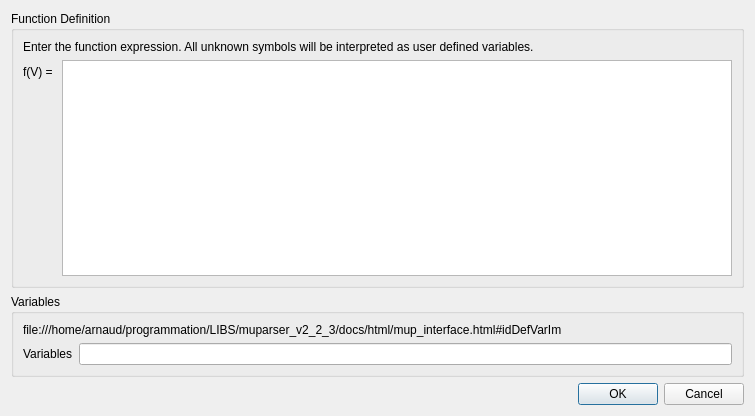
<?xml version="1.0" encoding="UTF-8"?>
<ui version="4.0">
 <class>NewFunctionDialog</class>
 <widget class="QDialog" name="NewFunctionDialog">
  <property name="geometry">
   <rect>
    <x>0</x>
    <y>0</y>
    <width>755</width>
    <height>416</height>
   </rect>
  </property>
  <property name="windowTitle">
   <string>Dialog</string>
  </property>
  <layout class="QGridLayout" name="gridLayout">
   <item row="0" column="0">
    <widget class="QGroupBox" name="groupBox">
     <property name="title">
      <string>Function Definition</string>
     </property>
     <layout class="QFormLayout" name="formLayout_2">
      <item row="2" column="0">
       <widget class="QLabel" name="label">
        <property name="text">
         <string>f(V) = </string>
        </property>
       </widget>
      </item>
      <item row="1" column="0" colspan="2">
       <widget class="QLabel" name="label_3">
        <property name="text">
         <string>Enter the function expression. All unknown symbols will be interpreted as user defined variables.</string>
        </property>
       </widget>
      </item>
      <item row="2" column="1">
       <widget class="QTextEdit" name="textEdit"/>
      </item>
     </layout>
    </widget>
   </item>
   <item row="1" column="0">
    <widget class="QGroupBox" name="groupBox_2">
     <property name="title">
      <string>Variables</string>
     </property>
     <layout class="QFormLayout" name="formLayout_3">
      <property name="fieldGrowthPolicy">
       <enum>QFormLayout::AllNonFixedFieldsGrow</enum>
      </property>
      <item row="0" column="0" colspan="2">
       <widget class="QLabel" name="label_4">
        <property name="text">
         <string>file:///home/arnaud/programmation/LIBS/muparser_v2_2_3/docs/html/mup_interface.html#idDefVarIm</string>
        </property>
       </widget>
      </item>
      <item row="1" column="0">
       <widget class="QLabel" name="label_2">
        <property name="text">
         <string>Variables</string>
        </property>
       </widget>
      </item>
      <item row="1" column="1">
       <widget class="QLineEdit" name="lineEdit"/>
      </item>
     </layout>
    </widget>
   </item>
   <item row="2" column="0">
    <widget class="QDialogButtonBox" name="buttonBox">
     <property name="orientation">
      <enum>Qt::Horizontal</enum>
     </property>
     <property name="standardButtons">
      <set>QDialogButtonBox::Cancel|QDialogButtonBox::Ok</set>
     </property>
    </widget>
   </item>
  </layout>
 </widget>
 <resources/>
 <connections>
  <connection>
   <sender>buttonBox</sender>
   <signal>accepted()</signal>
   <receiver>NewFunctionDialog</receiver>
   <slot>accept()</slot>
   <hints>
    <hint type="sourcelabel">
     <x>248</x>
     <y>254</y>
    </hint>
    <hint type="destinationlabel">
     <x>157</x>
     <y>274</y>
    </hint>
   </hints>
  </connection>
  <connection>
   <sender>buttonBox</sender>
   <signal>rejected()</signal>
   <receiver>NewFunctionDialog</receiver>
   <slot>reject()</slot>
   <hints>
    <hint type="sourcelabel">
     <x>316</x>
     <y>260</y>
    </hint>
    <hint type="destinationlabel">
     <x>286</x>
     <y>274</y>
    </hint>
   </hints>
  </connection>
 </connections>
</ui>
